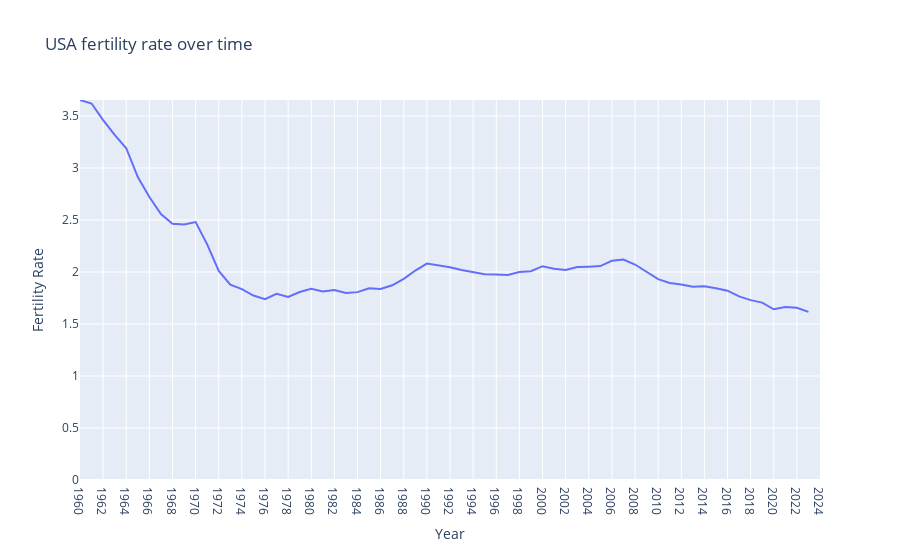

This figure's notebook cell:
### Markdown cell above
### Chart improvements

[Best practice is to have the Y axis start at zero.](https://xdgov.github.io/data-design-standards/visualizations/line-graph) [Set the range:](https://plotly.com/python/axes/#setting-the-range-of-axes-manually)

### Code cell
max_fertility = fertility_by_year["Fertility Rate"].max()
fig.update_yaxes(range=[0, max_fertility])
fig.show()

### Figure 1 — Plotly figure (JSON) as saved in the notebook; plotly's stock layout.template omitted (floating-point values rounded to 4 significant figures)
{"data": [{"hovertemplate": "Year=%{x}<br>Fertility Rate=%{y}<extra></extra>", "legendgroup": "", "line": {"color": "#636efa", "dash": "solid"}, "marker": {"symbol": "circle"}, "mode": "lines", "name": "", "orientation": "v", "showlegend": false, "type": "scatter", "x": ["1960", "1961", "1962", "1963", "1964", "1965", "1966", "1967", "1968", "1969", "1970", "1971", "1972", "1973", "1974", "1975", "1976", "1977", "1978", "1979", "1980", "1981", "1982", "1983", "1984", "1985", "1986", "1987", "1988", "1989", "1990", "1991", "1992", "1993", "1994", "1995", "1996", "1997", "1998", "1999", "2000", "2001", "2002", "2003", "2004", "2005", "2006", "2007", "2008", "2009", "2010", "2011", "2012", "2013", "2014", "2015", "2016", "2017", "2018", "2019", "2020", "2021", "2022", "2023", "2024"], "xaxis": "x", "y": [3.654, 3.62, 3.461, 3.319, 3.19, 2.913, 2.721, 2.558, 2.464, 2.456, 2.48, 2.266, 2.01, 1.879, 1.835, 1.774, 1.738, 1.79, 1.76, 1.808, 1.839, 1.812, 1.827, 1.799, 1.806, 1.844, 1.837, 1.872, 1.934, 2.014, 2.081, 2.062, 2.046, 2.019, 2.002, 1.978, 1.976, 1.971, 1.999, 2.007, 2.056, 2.03, 2.021, 2.047, 2.051, 2.057, 2.108, 2.12, 2.072, 2.002, 1.931, 1.895, 1.881, 1.857, 1.863, 1.843, 1.821, 1.766, 1.73, 1.706, 1.641, 1.664, 1.657, 1.617, NaN], "yaxis": "y"}], "layout": {"legend": {"tracegroupgap": 0}, "title": {"text": "USA fertility rate over time"}, "xaxis": {"anchor": "y", "domain": [0.0, 1.0], "title": {"text": "Year"}}, "yaxis": {"anchor": "x", "domain": [0.0, 1.0], "range": [0, 3.654], "title": {"text": "Fertility Rate"}}}}
